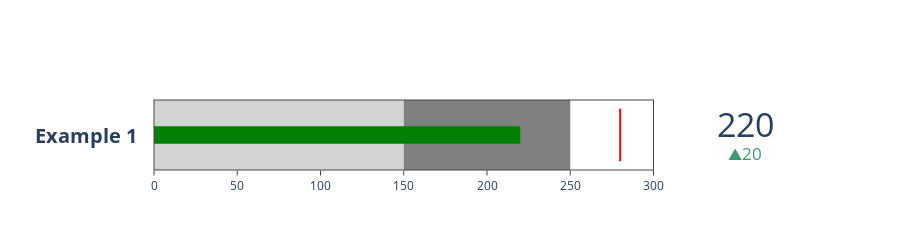

Notebook cell for this chart:
### Markdown cell above
### Plotly

### Code cell
import plotly.graph_objects as go

fig = go.Figure(go.Indicator(
    mode = "number+gauge+delta", value = 220,
    domain = {'x': [0.1, 1], 'y': [0, 1]},
    title = {'text' :"<b>Example 1</b>"},
    delta = {'reference': 200},
    gauge = {
        'shape': "bullet",
        'axis': {'range': [None, 300]},
        'threshold': {
            'line': {'color': "red", 'width': 2},
            'thickness': 0.75,
            'value': 280},
        'steps': [
            {'range': [0, 150], 'color': "lightgray"},
            {'range': [150, 250], 'color': "gray"}]}))
fig.update_layout(height = 250)
fig.show()

### Figure 1 — Plotly figure (JSON) as saved in the notebook; plotly's stock layout.template omitted (floating-point values rounded to 4 significant figures)
{"data": [{"delta": {"reference": 200}, "domain": {"x": [0.1, 1], "y": [0, 1]}, "gauge": {"axis": {"range": [null, 300]}, "shape": "bullet", "steps": [{"color": "lightgray", "range": [0, 150]}, {"color": "gray", "range": [150, 250]}], "threshold": {"line": {"color": "red", "width": 2}, "thickness": 0.75, "value": 280}}, "mode": "number+gauge+delta", "title": {"text": "<b>Example 1</b>"}, "type": "indicator", "value": 220}], "layout": {"height": 250}}
